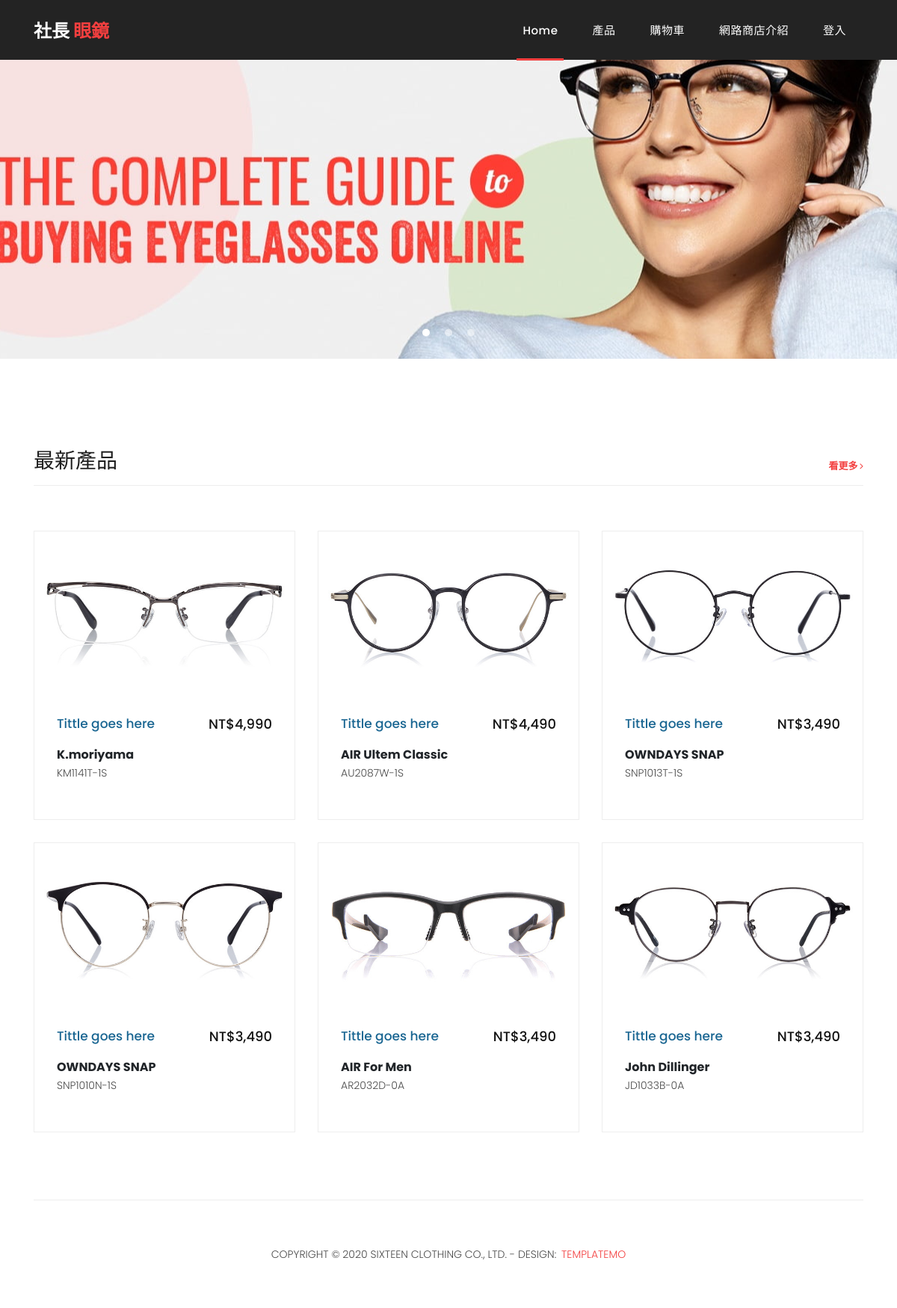
Page /group_01/index.php on the committed database.
### tables this page shows
CREATE TABLE `product` (
  `id` varchar(50) NOT NULL,
  `name` varchar(100) NOT NULL,
  `money` varchar(50) NOT NULL,
  `about` varchar(100) NOT NULL,
  `type` varchar(50) NOT NULL,
  `shape` varchar(10) NOT NULL,
  `file_name` varchar(50) NOT NULL,
  `inventory` int(11) NOT NULL DEFAULT 5
);

### group_01/index.php (the view, shortened to what this page needs)
<?php
$link = mysqli_connect("localhost", "root", "root123456", "group_01")
or die("無法開啟MySQL資料庫連結!<br>");
mysqli_query($link, 'SET CHARACTER SET utf8');
mysqli_query($link, "SET collation_connection = 'utf8_unicode_ci'");
$i=0;
$data="";
if ($result = mysqli_query($link, "SELECT * FROM product order by id")) {
while ($row = mysqli_fetch_assoc($result)) {
$data .= "<div class='col-lg-4 col-md-4 all $row[type]'>
                      <div class='product-item'>
                        <a href='product.php?id=$row[id]'><img src='assets/images/$row[file_name]' alt=''></a>
                        <div class='down-content'>
                          <a href='product.php?id=$row[id]'><h4>Tittle goes here</h4></a>
                          <b>$row[name]</b>
                          <h6>$row[money]</h6>
                          <p>$row[about]</p>
                        </div>
                      </div>
                    </div>";
    $i++;
    if($i==6)
      break;
}
}
?>
<!DOCTYPE html>
<html lang="en">
  <head>
    <link href="vendor/bootstrap/css/bootstrap.min.css" rel="stylesheet">
    <link rel="stylesheet" href="assets/css/templatemo-sixteen.css">
    <link rel="stylesheet" href="assets/css/owl.css">
    <link rel="stylesheet" href="assets/css/fontawesome.css">
  </head>
  <body>
    <header class="">
      <nav class="navbar navbar-expand-lg">
        <div class="container">
          <a class="navbar-brand" href="index.php"><h2>社長 <em>眼鏡</em></h2></a>
          <div class="collapse navbar-collapse" id="navbarResponsive">
            <ul class="navbar-nav ml-auto">
              <li class="nav-item active">
                <a class="nav-link" href="index.php">Home
                </a>
              </li>
              <li class="nav-item">
                <a class="nav-link" href="products.php">產品</a>
              </li>
              <?php session_start();
              if (isset($_SESSION['account'])) {
                echo '<li class="nav-item"><a class="nav-link" href="cart.php">購物車</a></li>';
              } else {
                echo '<li class="nav-item"><a class="nav-link" href="contact.php">購物車</a></li>';
              }
              ?>
              <li class="nav-item">
                <a class="nav-link" href="about.php">網路商店介紹</a>
              </li>
              <?php
              if (isset($_SESSION['account'])) {
                echo '<li class="nav-item"><a class="nav-link" href="logout.php">登出</a></li>';
                if($_SESSION['level']==2)
                  echo '<li class="nav-item"><a class="nav-link" href="member.php">' . $_SESSION['account'] . '</a></li>';
                else
                  echo '<li class="nav-item"><a class="nav-link" href="datatable2.php">管理介面</a></li>';
              } else
              {
                echo '<li class="nav-item"><a class="nav-link" href="contact.php">登入</a></li>';
              }
              ?>
            </ul>
          </div>
        </div>
      </nav>
    </header>
    <div class="banner header-text">
      <div class="owl-banner owl-carousel">
        <div class="banner-item-01">
        </div>
      </div>
    </div>
    <div class="latest-products">
      <div class="container">
        <div class="row">
          <div class="col-md-12">
            <div class="section-heading">
              <h2>最新產品</h2>
              <a href="products.php">看更多 <i class="fa fa-angle-right"></i></a>
            </div>
          </div>
          <?php echo $data?>
        </div>
      </div>
    </div>
    <?php include("footer.php"); ?>
  </body>
</html>

### group_01/assets/css/templatemo-sixteen.css (style rules this page uses)
body { font-family: 'Poppins', sans-serif; overflow-x: hidden; text-rendering: optimizeLegibility; -webkit-font-smoothing: antialiased; -moz-osx-font-smoothing: grayscale; }
p { margin-bottom: 0px; font-size: 14px; font-weight: 300; color: #4a4a4a; line-height: 24px; }
a { text-decoration: none!important; }
ul { padding: 0; margin: 0; list-style: none; color: red; }
h1,h2,h3,h4,h5,h6 { margin: 0px; }
.section-heading { text-align: left; margin-bottom: 60px; margin-top:20px; border-bottom: 1px solid #eee; }
.section-heading h2 { font-size: 28px; font-weight: 400; color: #1e1e1e; margin-bottom: 15px; }
header { position: absolute; z-index: 99999; width: 100%; height: 80px; background-color: #232323; -webkit-transition: all 0.3s ease-in-out 0s; -moz-transition: all 0.3s ease-in-out 0s; -o-transition: all 0.3s ease-in-out 0s; transition: all 0.3s ease-in-out 0s; }
header .navbar { padding: 17px 0px; }
.navbar .navbar-brand { float: left; margin-top: -12px; outline: none; }
.navbar .navbar-brand h2 { color: #fff; text-transform: uppercase; font-size: 24px; font-weight: 700; -webkit-transition: all .3s ease 0s; -moz-transition: all .3s ease 0s; -o-transition: all .3s ease 0s; transition: all .3s ease 0s; }
.navbar .navbar-brand h2 em { font-style: normal; color: #f33f3f; }
#navbarResponsive { z-index: 999; }
.navbar-collapse { text-align: center; }
.navbar .navbar-nav .nav-item { margin: 0px 15px; }
.navbar .navbar-nav a.nav-link { text-transform: capitalize; font-size: 15px; font-weight: 500; letter-spacing: 0.5px; color: #fff; transition: all 0.5s; margin-top: 5px; }
.navbar .navbar-nav .nav-link:hover, .navbar .navbar-nav .active>.nav-link, .navbar .navbar-nav .nav-link.active, .navbar .navbar-nav .nav-link.show, .navbar .navbar-nav .show>.nav-link { color: #fff; padding-bottom: 25px; border-bottom: 3px solid #f33f3f; }
.banner { position: relative; text-align: center; padding-top: 80px; }
.banner-item-01 { padding: 200px 0px; background-image: url(../images/1.jpg); background-size: auto; background-repeat: no-repeat; background-position: center center; }
.latest-products { margin-top: 100px; }
.latest-products .section-heading a { float: right; margin-top: -35px; text-transform: uppercase; font-size: 13px; font-weight: 700; color: #f33f3f; }
.product-item { border: 1px solid #eee; margin-bottom: 30px; }
.product-item .down-content { padding: 30px; position: relative; }
.product-item img { width: 100%; overflow: hidden; }
.product-item .down-content h4 { font-size: 17px; color: #1a6692; margin-bottom: 20px; }
.product-item .down-content h6 { position: absolute; top: 30px; right: 30px; font-size: 18px; color: #121212; }
.product-item .down-content p { margin-bottom: 20px; }

### rows in the picture
product: file_name (picture), name "K.moriyama", money "NT$4,990", about "KM1141T-1S"
product: file_name (picture), name "AIR Ultem Classic", money "NT$4,490", about "AU2087W-1S"
product: file_name (picture), name "OWNDAYS SNAP", money "NT$3,490", about "SNP1013T-1S"
product: file_name (picture), name "OWNDAYS SNAP", money "NT$3,490", about "SNP1010N-1S"
product: file_name (picture), name "AIR For Men", money "NT$3,490", about "AR2032D-0A"
product: file_name (picture), name "John Dillinger", money "NT$3,490", about "JD1033B-0A"
